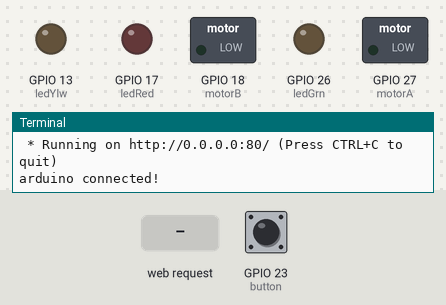
This program was run on a simulated Raspberry Pi (BCM pin numbers). On the bench: switched loads named in the program (green lamp = pin HIGH), output pins drawn as LEDs (lit = HIGH), the last lines printed to the terminal. Inputs (shaded band) come from the test bench; at power-on: GPIO 23 (button) LOW. Threads take turns every 2 ms; the clock reads 2024-03-15 10:24:30 at power-on unless the program sets it.

Above: at 1.2 s.
1.3 s: HTTP request for /ledRed/on received
At 1.8 s:
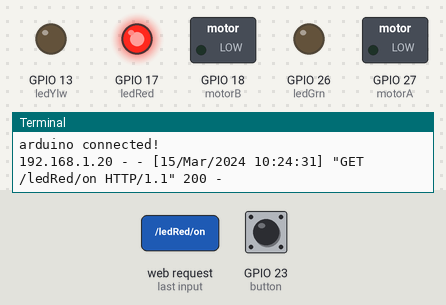
2.8 s: HTTP request for /ledYlw/on received
At 4.0 s:
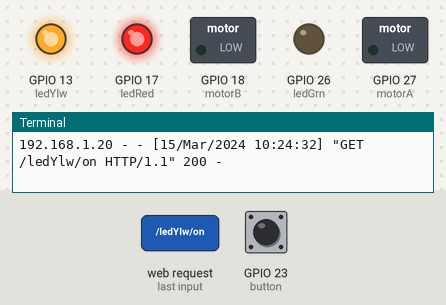
4.3 s: HTTP request for /ledGrn/on received
At 5.3 s:
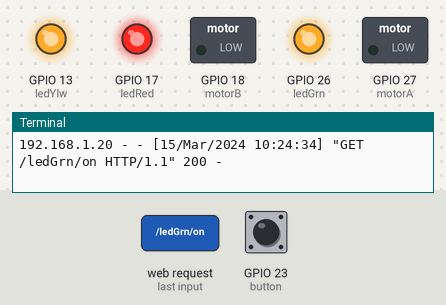
5.8 s: HTTP request for /motorA/on received
At 6.4 s:
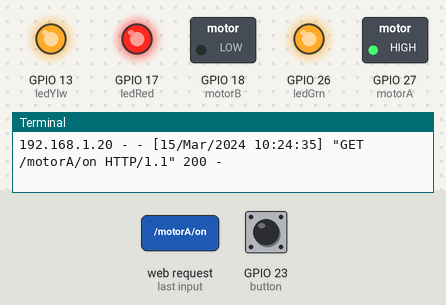
7.3 s: HTTP request for /motorB/on received
At 7.6 s:
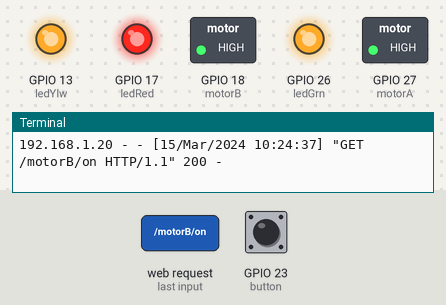
8.8 s: HTTP request for /ledRed/off received
At 9.9 s:
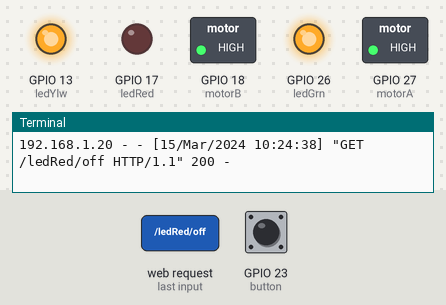
Timing chart, 0 to 11.3 s (numbered marks = the images above; inputs shaded):
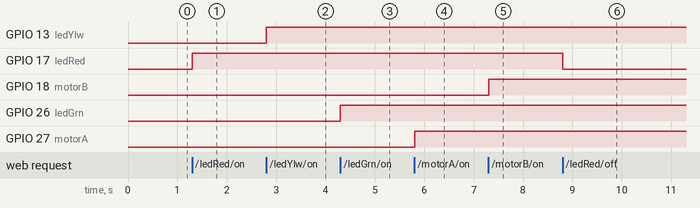

The program:

app.py
```python
'''
	Raspberry Pi GPIO Status and Control
'''
import RPi.GPIO as GPIO
from flask import Flask, render_template, request
import serial
import json
import threading
import time

import datetime
from email.mime.text import MIMEText
import os
import smtplib


app = Flask(__name__)
GPIO.setmode(GPIO.BCM)
GPIO.setwarnings(False)

#user+password mail
email = 'ruppin.smarthome@gmail.com'
email_password = 't13Y0893'
mutex = threading.Lock()


#define sensors GPIOs
button = 23

motorA = 27
motorB = 18
#define actuators GPIOs
ledRed = 17
ledYlw = 13
ledGrn = 26
#initialize GPIO status variables
buttonSts = 0
ledRedSts = 0
ledYlwSts = 0
ledGrnSts = 0

motorASts = 0
motorBSts = 0

tempSts=0
humiSts=0
waterSts=0
flameSts=0
soilSts=0
medicineMagnetSts=0


last_soil_moisture_value = 0 #temperature sensor
last_humidity_value = 0
last_water_value = 0
last_flame_value = 0
last_soil_value = 0 #soil sensor
last_medicineMagent_value = 0 #magnet for medicine check


# Define button and PIR sensor pins as an input
GPIO.setup(button, GPIO.IN)
# Define led pins as output
GPIO.setup(ledRed, GPIO.OUT)
GPIO.setup(ledYlw, GPIO.OUT)
GPIO.setup(ledGrn, GPIO.OUT)

GPIO.setup(motorA, GPIO.OUT)
GPIO.setup(motorB, GPIO.OUT)

# turn leds OFF
GPIO.output(ledRed, GPIO.LOW)
GPIO.output(ledYlw, GPIO.LOW)
GPIO.output(ledGrn, GPIO.LOW)

@app.route("/")
def index():
	# Read GPIO Status
	buttonSts = GPIO.input(button)
	ledRedSts = GPIO.input(ledRed)
	ledYlwSts = GPIO.input(ledYlw)
	ledGrnSts = GPIO.input(ledGrn)

	motorASts = GPIO.input(button)
	motorBSts = GPIO.input(button)

	tempSts=str(last_soil_moisture_value)
	humiSts=str(last_humidity_value)
	waterSts=str(last_water_value)
	flameSts=str(last_flame_value)
	soilSts=str(last_soil_value)
	medicineMagnetSts=str(last_medicineMagent_value)


	templateData = {
      		'button'  : buttonSts,
      		'ledRed'  : ledRedSts,
      		'ledYlw'  : ledYlwSts,
      		'ledGrn'  : ledGrnSts,
      		'motorA'  : motorASts,
		'motorB'  : motorBSts,
		'temp'    : tempSts,
		'humidity' : humiSts,
		'water'    : waterSts,
		'flame'    : flameSts,
		'soil'    : soilSts,
		'medicine'    : medicineMagnetSts,

      	}
	return render_template('index.html', **templateData)

@app.route('/', methods=['POST'])
def get_values_from_serial():

      global last_soil_moisture_value
      global last_humidity_value
      global last_water_value
      global last_flame_value
      global last_soil_value
      global last_medicineMagent_value


      ser = serial.Serial('/dev/ttyACM0', 9600, timeout=1)
      print("arduino connected!")
      while True:
        try:
            read_serial = ser.readline()
            #print(read_serial)
            #print("read Serial")
            #print(json.loads(read_serial.decode('utf-8')))
            read_json = json.loads(read_serial.decode('utf-8'))
            print(read_json)
            print(read_json['temperature'])
            if read_json['temperature'] is not None:
                print("not None 1")
                last_soil_moisture_value = float(read_json['temperature'])
                print(last_soil_moisture_value)
                if last_soil_moisture_value > 20.00:
                  print("bigger")

            #print(last_soil_moisture_value)
            if read_json['humidity'] is not None:
                print("not None 2")
                last_humidity_value = float(read_json['humidity'])
                print(last_humidity_value)

            if read_json['water'] is not None:
                print("not None 3")
                last_water_value = float(read_json['water'])
                print(last_water_value)
                if last_water_value > 350.00:
                  print("flood")
                  msg = "watering!! (" + str(last_water_value) + "%)! had detected!"
                  send_mail(msg)
                  #break

            if read_json['flame'] is not None:
                print("not None 4")
                last_flame_value = float(read_json['flame'])
                print(last_flame_value)
                if last_flame_value < 10.00:
                  print("flame")

            if read_json['soil'] is not None:
                print("not None 4")
                last_soil_value = float(read_json['soil'])
                print(last_soil_value)
                if last_soil_value < 42.00:
                  print("soil")

            if read_json['medicineMagnet'] is not None:
                print("not None 5")
                last_medicineMagent_value = float(read_json['medicineMagnet'])
                print(last_medicineMagent_value)
                if last_medicineMagent_value == 0: #if medicine has close
                  print("medicineMagnet close")
                elif last_medicineMagent_value == 1: #if medicine has open
                  print("medicineMagnet open")


        except json.decoder.JSONDecodeError:
            pass
        except serial.serialutil.SerialException:
            pass


#send mail function
def send_mail(message):
    global mutex

    mutex.acquire()

    server = smtplib.SMTP('smtp.gmail.com',587)
    server.starttls()

    server.login(email,email_password)

    email_content = MIMEText(message, 'localhost')
    email_content['Subject'] = 'watering'

    server.sendmail(email, "tali.yanous@gmail.com", email_content.as_string())
    server.quit()

    print("Sent mail!")

    mutex.release()


# for example - /ledYlw/off --> deviceName=ledTlw, action=off
@app.route("/<deviceName>/<action>")
def action(deviceName, action):
	if deviceName == 'ledRed':
		actuator = ledRed
	if deviceName == 'ledYlw':
		actuator = ledYlw
	if deviceName == 'ledGrn':
		actuator = ledGrn

	if deviceName == 'motorA':
		actuator = motorA

	if deviceName == 'motorB':
		actuator = motorB

	if action == "on":
		GPIO.output(actuator, GPIO.HIGH)
	if action == "off":
		GPIO.output(actuator, GPIO.LOW)

	buttonSts = GPIO.input(button)
	ledRedSts = GPIO.input(ledRed)
	ledYlwSts = GPIO.input(ledYlw)
	ledGrnSts = GPIO.input(ledGrn)

	motorASts = GPIO.input(motorA)
	motorBSts = GPIO.input(motorB)

	tempSts=str(last_soil_moisture_value)
	humiSts=str(last_humidity_value)
	waterSts=str(last_water_value)
	flameSts=str(last_flame_value)
	soilSts=str(last_soil_value)
	medicineMagnetSts=str(last_medicineMagent_value)


	templateData = {
	 	'button'  : buttonSts,
      		'ledRed'  : ledRedSts,
      		'ledYlw'  : ledYlwSts,
      		'ledGrn'  : ledGrnSts,
		'motorA'  : motorASts,
		'motorB'  : motorBSts,
		'temp'    : tempSts,
		'humidity' : humiSts,
		'water'    : waterSts,
		'flame'    : flameSts,
		'soil'    : soilSts,
		'medicine'    : medicineMagnetSts,


	}
	return render_template('index.html', **templateData)

temperature_thread = threading.Thread(target=get_values_from_serial)

if __name__ == "__main__":
   temperature_thread.start()
   app.run(host='0.0.0.0', port=80, debug=True)
```

Measured:
- after the input at 1.3 s, GPIO 17 (ledRed): LOW → HIGH at once
- after the input at 2.8 s, GPIO 13 (ledYlw): LOW → HIGH at once
- after the input at 4.3 s, GPIO 26 (ledGrn): LOW → HIGH at once
- after the input at 5.8 s, GPIO 27 (motorA): LOW → HIGH at once
- after the input at 7.3 s, GPIO 18 (motorB): LOW → HIGH at once
- after the input at 8.8 s, GPIO 17 (ledRed): HIGH → LOW at once
